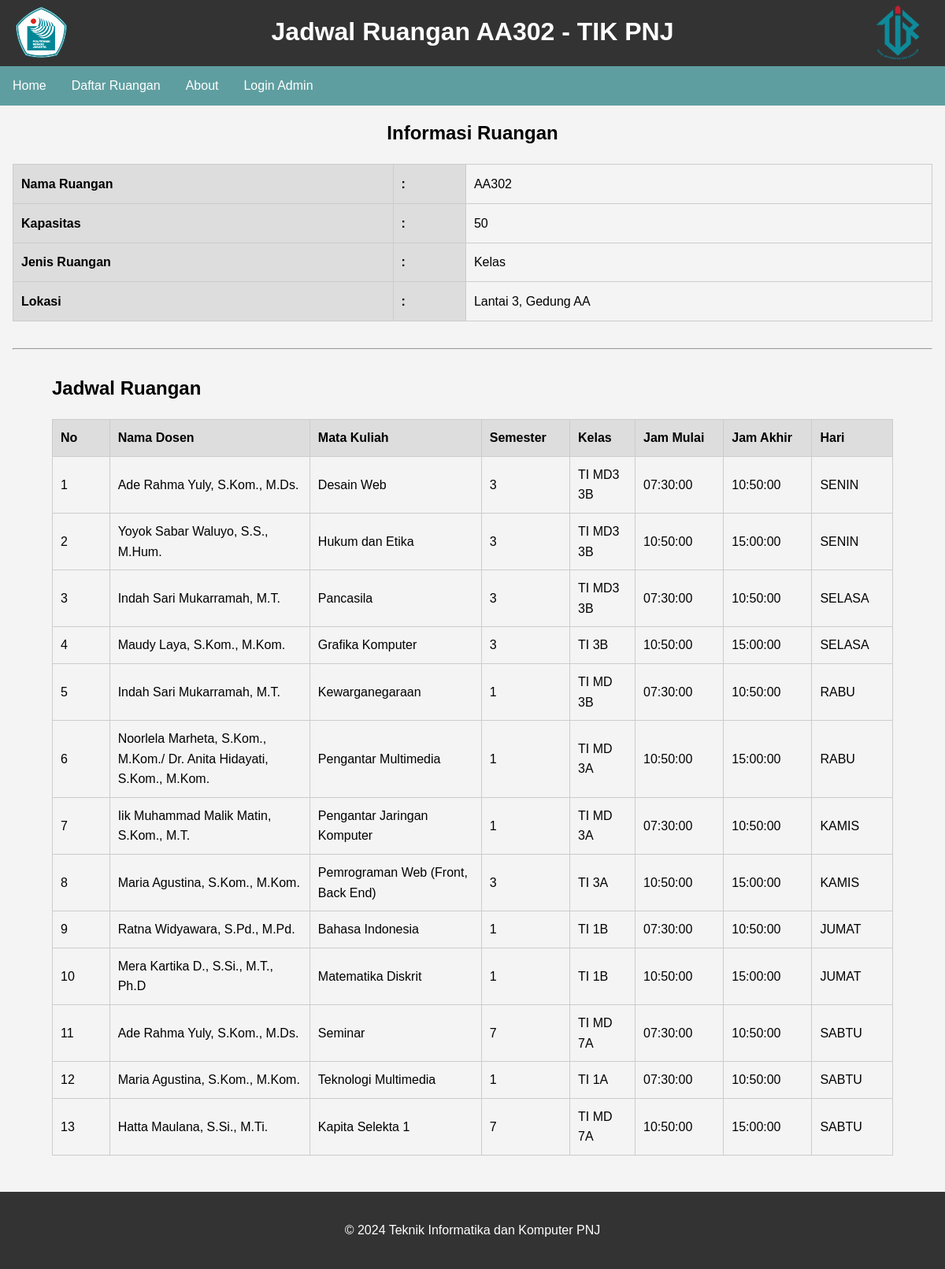
The app's page /jadwal.php?ruangan=AA302 with its own data.
### tables this page shows
CREATE TABLE `ruangan` (
  `ruangan_id` int(11) NOT NULL,
  `nama_ruangan` varchar(10) NOT NULL,
  `kapasitas` int(11) NOT NULL,
  `jenis_ruangan` varchar(50) DEFAULT NULL,
  `lokasi` varchar(100) DEFAULT NULL
);

CREATE TABLE `jadwal` (
  `jadwal_id` int(11) NOT NULL,
  `ruangan_id` int(11) DEFAULT NULL,
  `nama_dosen` varchar(100) DEFAULT NULL,
  `nama_mata_kuliah` varchar(100) DEFAULT NULL,
  `smt` varchar(10) DEFAULT NULL,
  `kelas` varchar(10) DEFAULT NULL,
  `jam_mulai` time DEFAULT NULL,
  `jam_akhir` time DEFAULT NULL,
  `hari` varchar(10) DEFAULT NULL,
  `urutan_hari` int(11) DEFAULT NULL
);

### jadwal.php (the view, shortened to what this page needs)
<?php
include 'connection.php';
$namaRuangan = isset($_GET['ruangan']) ? $_GET['ruangan'] : 'AA204';
$adminLoggedIn = isset($_SESSION['loggedin']) && $_SESSION['loggedin'] === true;
$sqlRuangan = "SELECT * FROM ruangan WHERE nama_ruangan = '{$namaRuangan}'";
$resultRuangan = $conn->query($sqlRuangan);
$ruangan = ($resultRuangan && $resultRuangan->num_rows > 0) ? $resultRuangan->fetch_assoc() : null;
$sqlJadwal = "SELECT j.*, r.nama_ruangan FROM jadwal j JOIN ruangan r ON j.ruangan_id = r.ruangan_id WHERE r.nama_ruangan = '{$namaRuangan}' ORDER BY j.urutan_hari, j.jam_mulai";
$resultJadwal = $conn->query($sqlJadwal);
?>
<!DOCTYPE html>
<html lang="id">
<head>
    <link rel="stylesheet" href="styles.css">
</head>
<body>
    <div class="utama">
        <h1 align="center">Jadwal Ruangan <?= htmlspecialchars($namaRuangan); ?> - TIK PNJ</h1>
        <div class="pnjlogo">
            <img src="pnj-logo.svg" alt="logo    tik" width="65" height="70">
        </div>
        <div class="tiklogo">
            <img src="tik-pnj.png" alt="logo pnj" width="120" height="70">
        </div>
    </div>
    <div class="nav-container">
        <ul class="nav-list">
            <li><a href="index.php">Home</a></li>
            <li><a href="daftar_ruangan.php">Daftar Ruangan</a></li>
            <li><a href="about.php">About</a></li>
            <?php if (isset($_SESSION['loggedin']) && $_SESSION['loggedin'] === true): ?>
                <li class="right-align"><a href="logout.php">Logout</a></li>
            <?php else: ?>
                <li class="right-align"><a href="login.php">Login Admin</a></li>
            <?php endif; ?>
        </ul>
    </div>
    <main>
        <?php if ($adminLoggedIn): ?>
            <div class="tambahjadwal">
                <section>
                    <h2 align="center">Tambah Jadwal Baru</h2>
                    <form action="tambah_jadwal.php" method="post">
                        <input type="hidden" name="ruangan_id" value="<?= $ruangan ? $ruangan['ruangan_id'] : ''; ?>">
                        <table border="1" width="550" height="100">
                            <tr>
                                <th align="left">Nama Dosen</th>
                                <th>:</th>
                                <td><input type="text" name="nama_dosen"></td>
                            </tr>
                            <tr>
                                <th align="left">Mata Kuliah</th>
                                <th>:</th>
                                <td><input type="text" name="mata_kuliah"></td>
                            </tr>
                            <tr>
                                <th align="left">Semester</th>
                                <th>:</th>
                                <td><input type="text" name="semester"></td>
                            </tr>
                            <tr>
                                <th align="left">Kelas</th>
                                <th>:</th>
                                <td><input type="text" name="kelas"></td>
                            </tr>
                            <tr>
                                <th align="left">Jam Mulai</th>
                                <th>:</th>
                                <td><input type="time" name="jam_mulai"></td>
                            </tr>
                            <tr>
                                <th align="left">Jam Akhir</th>
                                <th>:</th>
                                <td><input type="time" name="jam_akhir"></td>
                            </tr>
                            <tr>
                                <th align="left">Hari</th>
                                <th>:</th>
                                <td><input type="text" name="hari"></td>
                            </tr>
                        </table>
                        <br/>
                        <input type="submit" value="Tambah Jadwal">
                    </form>
                </section>
            </div>
            <div class="informasiruangan">
                <section>
                    <?php if ($ruangan): ?>
                        <h2 align="center">Informasi Ruangan</h2>
                        <form action="tambah_jadwal.php" method="post">
                            <table border="3" width="550" height="200">
                                <tr>
                                    <th align="left">Nama Ruangan</th>
                                    <th> : </th>
                                    <td><?= htmlspecialchars($ruangan['nama_ruangan']); ?></td>
                                </tr>
                                <tr>
                                    <th align="left">Kapasitas</th>
                                    <th> : </th>
                                    <td><?= htmlspecialchars($ruangan['kapasitas']); ?></td>
                                </tr>
                                <tr>
                                    <th align="left">Jenis Ruangan</th>
                                    <th> : </th>
                                    <td><?= htmlspecialchars($ruangan['jenis_ruangan']); ?></td>
                                </tr>
                                <tr>
                                    <th align="left">Lokasi</th>
                                    <th> : </th>
                                    <td><?= htmlspecialchars($ruangan['lokasi']); ?></td>
                                </tr>
                            </table>
                        </form>
                        <br/>
                        <?php if ($adminLoggedIn): ?>
                            <a href="edit_ruangan.php?ruangan_id=<?= $ruangan['ruangan_id']; ?>">Edit Informasi Ruangan</a>
                        <?php endif; ?>
                    <?php else: ?>
                        <p>Informasi ruangan tidak tersedia.</p>
                    <?php endif; ?>
                </section>
            </div>
            <br/><br/>
            <br/><br/>
            <br/>
            <hr/>
        <?php else: ?>
            <?php if ($ruangan): ?>
                <h2 align="center">Informasi Ruangan</h2>
                <form action="tambah_jadwal.php" method="post">
                    <table border="3" width="550" height="200">
                        <tr>
                            <th align="left">Nama Ruangan</th>
                            <th> : </th>
                            <td><?= htmlspecialchars($ruangan['nama_ruangan']); ?></td>
                        </tr>
                        <tr>
                            <th align="left">Kapasitas</th>
                            <th> : </th>
                            <td><?= htmlspecialchars($ruangan['kapasitas']); ?></td>
                        </tr>
                        <tr>
                            <th align="left">Jenis Ruangan</th>
                            <th> : </th>
                            <td><?= htmlspecialchars($ruangan['jenis_ruangan']); ?></td>
                        </tr>
                        <tr>
                            <th align="left">Lokasi</th>
                            <th> : </th>
                            <td><?= htmlspecialchars($ruangan['lokasi']); ?></td>
                        </tr>
                    </table>
                </form>
                <br/>
            <?php else: ?>
                <p>Informasi ruangan tidak tersedia.</p>
            <?php endif; ?>
            <hr/>
        <?php endif; ?>
            <div class="jadwalruangan">
            <section>
                <h2>Jadwal Ruangan</h2>
                <table>
                    <thead>
                        <tr>
                            <th>No</th>
                            <th>Nama Dosen</th>
                            <th>Mata Kuliah</th>
                            <th>Semester</th>
                            <th>Kelas</th>
                            <th>Jam Mulai</th>
                            <th>Jam Akhir</th>
                            <th>Hari</th>
                        </tr>
                    </thead>
                    <tbody>
                        <?php
                        if ($resultJadwal && $resultJadwal->num_rows > 0) {
                            $no = 1;
                            while ($row = $resultJadwal->fetch_assoc()) {
                                echo "<tr align=center>
                                            <td style='width: 5%;'>" . $no++ . "</td>
                                            <td style='width: 17.5%;'>" . htmlspecialchars($row["nama_dosen"]) . "</td>
                                            <td style='width: 15%;'>" . htmlspecialchars($row["nama_mata_kuliah"]) . "</td>
                                            <td style='width: 5%;'>" . htmlspecialchars($row["smt"]) . "</td>
                                            <td style='width: 5%;'>" . htmlspecialchars($row["kelas"]) . "</td>
                                            <td style='width: 7.5%;'>" . htmlspecialchars($row["jam_mulai"]) . "</td>
                                            <td style='width: 7.5%;'>" . htmlspecialchars($row["jam_akhir"]) . "</td>
                                            <td style='width: 5%;'>" . htmlspecialchars($row["hari"]) . "</td>";
                                echo "</tr>";
                            }
                        } else {
                            echo "<tr><td colspan='9'>Tidak ada jadwal yang tersedia.</td></tr>";
                        }
                        ?>
                    </tbody>
                </table>
            </section>
        </div>
    </main>
    <div class="footer">
        <p>&copy; <?= date("Y"); ?> Teknik Informatika dan Komputer PNJ</p>
    </div>
</body>
</html>

### styles.css (style rules this page uses)
body { font-family: Arial, sans-serif; line-height: 1.6; margin: 0; padding: 0; display: flex; flex-direction: column; background-color: #f4f4f4; min-height: 100vh; }
main { padding: 1em; flex: 1; }
h1, h2 { margin: 0 0 10px 0; }
section { padding: 20px; margin: 10px; }
table { width: 100%; margin-top: 20px; border-collapse: collapse; }
table, th, td { border: 1px solid #cccccc; }
th { background-color: #dddddd; text-align: left; padding: 10px; }
td { padding: 10px; text-align: left; }
.footer { background-color: #333; color: white; text-align: center; padding: 20px 0; position: relative; bottom: 0; width: 100%; }

### jadwal.php (style rules this page uses)
.nav-container { width: 100%; min-height: 50px; display: flex; justify-content: space-between; align-items: center; color: #fff; z-index: 10; background-color: cadetblue; }
.nav-list { list-style-type: none; padding: 0; margin: 0; display: flex; }
.nav-list li { padding-left: 1rem; padding-right: 1rem; }
.nav-list a { text-decoration: none; color: inherit; display: inline-block; }
.jadwalruangan { margin-left: 20px; margin-right: 20px; margin-top: 10px; }
.utama { background-color: #333; color: white; }
h1 { margin-top:15px; }
.pnjlogo { margin-left: 20px; margin-top: -70px; }
.tiklogo { position: absolute; right: 0; margin-top: -78px; }

### records on screen
ruangan: nama_ruangan "AA302", kapasitas "50", jenis_ruangan "Kelas", lokasi "Lantai 3, Gedung AA"
jadwal: nama_dosen "Ade Rahma Yuly, S.Kom., M.Ds.", nama_mata_kuliah "Desain Web", smt "3", kelas "TI MD3 3B", jam_mulai "07:30:00", jam_akhir "10:50:00", hari "SENIN"
jadwal: nama_dosen "Yoyok Sabar Waluyo, S.S., M.Hum.", nama_mata_kuliah "Hukum dan Etika", smt "3", kelas "TI MD3 3B", jam_mulai "10:50:00", jam_akhir "15:00:00", hari "SENIN"
jadwal: nama_dosen "Indah Sari Mukarramah, M.T.", nama_mata_kuliah "Pancasila", smt "3", kelas "TI MD3 3B", jam_mulai "07:30:00", jam_akhir "10:50:00", hari "SELASA"
jadwal: nama_dosen "Maudy Laya, S.Kom., M.Kom.", nama_mata_kuliah "Grafika Komputer", smt "3", kelas "TI 3B", jam_mulai "10:50:00", jam_akhir "15:00:00", hari "SELASA"
jadwal: nama_dosen "Indah Sari Mukarramah, M.T.", nama_mata_kuliah "Kewarganegaraan", smt "1", kelas "TI MD 3B", jam_mulai "07:30:00", jam_akhir "10:50:00", hari "RABU"
jadwal: nama_dosen "Noorlela Marheta, S.Kom., M.Kom./ Dr. Anita Hidayati, S.Kom., M.Kom.", nama_mata_kuliah "Pengantar Multimedia", smt "1", kelas "TI MD 3A", jam_mulai "10:50:00", jam_akhir "15:00:00", hari "RABU"
jadwal: nama_dosen "Iik Muhammad Malik Matin, S.Kom., M.T.", nama_mata_kuliah "Pengantar Jaringan Komputer", smt "1", kelas "TI MD 3A", jam_mulai "07:30:00", jam_akhir "10:50:00", hari "KAMIS"
jadwal: nama_dosen "Maria Agustina, S.Kom., M.Kom.", nama_mata_kuliah "Pemrograman Web (Front, Back End)", smt "3", kelas "TI 3A", jam_mulai "10:50:00", jam_akhir "15:00:00", hari "KAMIS"
jadwal: nama_dosen "Ratna Widyawara, S.Pd., M.Pd.", nama_mata_kuliah "Bahasa Indonesia", smt "1", kelas "TI 1B", jam_mulai "07:30:00", jam_akhir "10:50:00", hari "JUMAT"
jadwal: nama_dosen "Mera Kartika D., S.Si., M.T., Ph.D", nama_mata_kuliah "Matematika Diskrit", smt "1", kelas "TI 1B", jam_mulai "10:50:00", jam_akhir "15:00:00", hari "JUMAT"
jadwal: nama_dosen "Ade Rahma Yuly, S.Kom., M.Ds.", nama_mata_kuliah "Seminar", smt "7", kelas "TI MD 7A", jam_mulai "07:30:00", jam_akhir "10:50:00", hari "SABTU"
jadwal: nama_dosen "Maria Agustina, S.Kom., M.Kom.", nama_mata_kuliah "Teknologi Multimedia", smt "1", kelas "TI 1A", jam_mulai "07:30:00", jam_akhir "10:50:00", hari "SABTU"
jadwal: nama_dosen "Hatta Maulana, S.Si., M.Ti.", nama_mata_kuliah "Kapita Selekta 1", smt "7", kelas "TI MD 7A", jam_mulai "10:50:00", jam_akhir "15:00:00", hari "SABTU"

### other values on screen
$namaRuangan "AA302"
